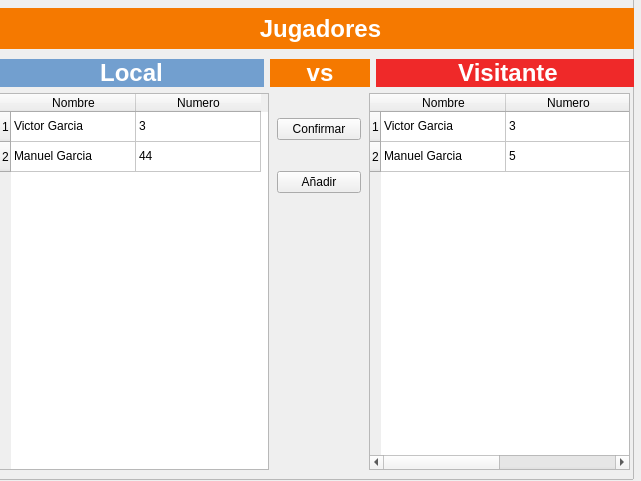
<?xml version="1.0" encoding="UTF-8"?>
<ui version="4.0">
 <class>Form</class>
 <widget class="QWidget" name="Form">
  <property name="geometry">
   <rect>
    <x>0</x>
    <y>0</y>
    <width>641</width>
    <height>481</height>
   </rect>
  </property>
  <property name="sizePolicy">
   <sizepolicy hsizetype="Preferred" vsizetype="Preferred">
    <horstretch>0</horstretch>
    <verstretch>0</verstretch>
   </sizepolicy>
  </property>
  <property name="minimumSize">
   <size>
    <width>641</width>
    <height>481</height>
   </size>
  </property>
  <property name="maximumSize">
   <size>
    <width>641</width>
    <height>481</height>
   </size>
  </property>
  <property name="windowTitle">
   <string/>
  </property>
  <widget class="QFrame" name="frame">
   <property name="geometry">
    <rect>
     <x>-11</x>
     <y>-1</y>
     <width>645</width>
     <height>481</height>
    </rect>
   </property>
   <property name="maximumSize">
    <size>
     <width>16777215</width>
     <height>16777215</height>
    </size>
   </property>
   <property name="frameShape">
    <enum>QFrame::StyledPanel</enum>
   </property>
   <property name="frameShadow">
    <enum>QFrame::Raised</enum>
   </property>
   <widget class="QLabel" name="label">
    <property name="geometry">
     <rect>
      <x>6</x>
      <y>9</y>
      <width>651</width>
      <height>41</height>
     </rect>
    </property>
    <property name="font">
     <font>
      <pointsize>18</pointsize>
      <weight>75</weight>
      <bold>true</bold>
     </font>
    </property>
    <property name="styleSheet">
     <string notr="true">background-color: rgb(245, 121, 0);
color: rgb(255, 255, 255);</string>
    </property>
    <property name="text">
     <string>Jugadores</string>
    </property>
    <property name="alignment">
     <set>Qt::AlignCenter</set>
    </property>
   </widget>
   <widget class="QWidget" name="verticalLayoutWidget">
    <property name="geometry">
     <rect>
      <x>10</x>
      <y>60</y>
      <width>641</width>
      <height>411</height>
     </rect>
    </property>
    <layout class="QVBoxLayout" name="verticalLayout">
     <item>
      <layout class="QHBoxLayout" name="horizontalLayout_2">
       <property name="topMargin">
        <number>0</number>
       </property>
       <item>
        <widget class="QLabel" name="label_2">
         <property name="font">
          <font>
           <pointsize>18</pointsize>
           <weight>75</weight>
           <bold>true</bold>
          </font>
         </property>
         <property name="styleSheet">
          <string notr="true">background-color: rgb(114, 159, 207);
color: rgb(255, 255, 255);</string>
         </property>
         <property name="text">
          <string>Local</string>
         </property>
         <property name="alignment">
          <set>Qt::AlignCenter</set>
         </property>
        </widget>
       </item>
       <item>
        <widget class="QLabel" name="label_4">
         <property name="minimumSize">
          <size>
           <width>100</width>
           <height>0</height>
          </size>
         </property>
         <property name="maximumSize">
          <size>
           <width>100</width>
           <height>16777215</height>
          </size>
         </property>
         <property name="font">
          <font>
           <pointsize>18</pointsize>
           <weight>75</weight>
           <bold>true</bold>
          </font>
         </property>
         <property name="styleSheet">
          <string notr="true">background-color: rgb(245, 121, 0);
color: rgb(255, 255, 255);</string>
         </property>
         <property name="text">
          <string>vs</string>
         </property>
         <property name="alignment">
          <set>Qt::AlignCenter</set>
         </property>
        </widget>
       </item>
       <item>
        <widget class="QLabel" name="label_3">
         <property name="font">
          <font>
           <pointsize>18</pointsize>
           <weight>75</weight>
           <bold>true</bold>
          </font>
         </property>
         <property name="styleSheet">
          <string notr="true">background-color: rgb(239, 41, 41);
color: rgb(255, 255, 255);</string>
         </property>
         <property name="text">
          <string>Visitante</string>
         </property>
         <property name="alignment">
          <set>Qt::AlignCenter</set>
         </property>
        </widget>
       </item>
      </layout>
     </item>
     <item>
      <layout class="QHBoxLayout" name="horizontalLayout">
       <property name="spacing">
        <number>6</number>
       </property>
       <property name="leftMargin">
        <number>0</number>
       </property>
       <property name="rightMargin">
        <number>10</number>
       </property>
       <item>
        <widget class="QTableWidget" name="tableWidget">
         <property name="minimumSize">
          <size>
           <width>219</width>
           <height>0</height>
          </size>
         </property>
         <property name="maximumSize">
          <size>
           <width>270</width>
           <height>16777215</height>
          </size>
         </property>
         <property name="selectionBehavior">
          <enum>QAbstractItemView::SelectRows</enum>
         </property>
         <attribute name="horizontalHeaderCascadingSectionResizes">
          <bool>false</bool>
         </attribute>
         <attribute name="horizontalHeaderDefaultSectionSize">
          <number>125</number>
         </attribute>
         <row>
          <property name="text">
           <string>1</string>
          </property>
         </row>
         <row>
          <property name="text">
           <string>2</string>
          </property>
         </row>
         <column>
          <property name="text">
           <string>Nombre</string>
          </property>
          <property name="background">
           <color>
            <red>252</red>
            <green>175</green>
            <blue>62</blue>
           </color>
          </property>
         </column>
         <column>
          <property name="text">
           <string>Numero</string>
          </property>
          <property name="background">
           <color>
            <red>252</red>
            <green>175</green>
            <blue>62</blue>
           </color>
          </property>
         </column>
         <item row="0" column="0">
          <property name="text">
           <string>Victor Garcia</string>
          </property>
         </item>
         <item row="0" column="1">
          <property name="text">
           <string>3</string>
          </property>
         </item>
         <item row="1" column="0">
          <property name="text">
           <string>Manuel Garcia</string>
          </property>
         </item>
         <item row="1" column="1">
          <property name="text">
           <string>44</string>
          </property>
         </item>
        </widget>
       </item>
       <item>
        <layout class="QGridLayout" name="gridLayout">
         <property name="leftMargin">
          <number>2</number>
         </property>
         <property name="rightMargin">
          <number>2</number>
         </property>
         <property name="bottomMargin">
          <number>250</number>
         </property>
         <item row="1" column="0">
          <widget class="QPushButton" name="pushButton_2">
           <property name="text">
            <string>Añadir</string>
           </property>
          </widget>
         </item>
         <item row="0" column="0">
          <widget class="QPushButton" name="pushButton">
           <property name="text">
            <string>Confirmar</string>
           </property>
          </widget>
         </item>
        </layout>
       </item>
       <item>
        <widget class="QTableWidget" name="tableWidget_2">
         <property name="minimumSize">
          <size>
           <width>219</width>
           <height>0</height>
          </size>
         </property>
         <property name="maximumSize">
          <size>
           <width>261</width>
           <height>16777215</height>
          </size>
         </property>
         <property name="selectionBehavior">
          <enum>QAbstractItemView::SelectRows</enum>
         </property>
         <attribute name="horizontalHeaderDefaultSectionSize">
          <number>125</number>
         </attribute>
         <row>
          <property name="text">
           <string>1</string>
          </property>
         </row>
         <row>
          <property name="text">
           <string>2</string>
          </property>
         </row>
         <column>
          <property name="text">
           <string>Nombre</string>
          </property>
          <property name="background">
           <color>
            <red>252</red>
            <green>175</green>
            <blue>62</blue>
           </color>
          </property>
         </column>
         <column>
          <property name="text">
           <string>Numero</string>
          </property>
          <property name="background">
           <color>
            <red>252</red>
            <green>175</green>
            <blue>62</blue>
           </color>
          </property>
         </column>
         <item row="0" column="0">
          <property name="text">
           <string>Victor Garcia</string>
          </property>
         </item>
         <item row="0" column="1">
          <property name="text">
           <string>3</string>
          </property>
         </item>
         <item row="1" column="0">
          <property name="text">
           <string>Manuel Garcia</string>
          </property>
         </item>
         <item row="1" column="1">
          <property name="text">
           <string>5</string>
          </property>
         </item>
        </widget>
       </item>
      </layout>
     </item>
    </layout>
   </widget>
  </widget>
 </widget>
 <resources/>
 <connections/>
</ui>
